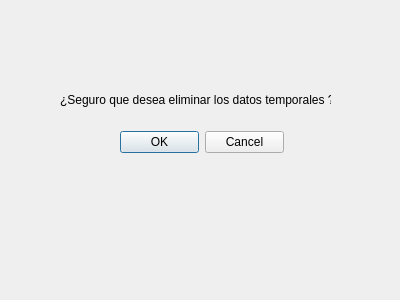
<?xml version="1.0" encoding="UTF-8"?>
<ui version="4.0">
 <class>ConfirmarAccion</class>
 <widget class="QDialog" name="ConfirmarAccion">
  <property name="geometry">
   <rect>
    <x>0</x>
    <y>0</y>
    <width>400</width>
    <height>300</height>
   </rect>
  </property>
  <property name="windowTitle">
   <string>Dialog</string>
  </property>
  <widget class="QDialogButtonBox" name="buttonBox">
   <property name="geometry">
    <rect>
     <x>120</x>
     <y>130</y>
     <width>164</width>
     <height>24</height>
    </rect>
   </property>
   <property name="standardButtons">
    <set>QDialogButtonBox::StandardButton::Cancel|QDialogButtonBox::StandardButton::Ok</set>
   </property>
  </widget>
  <widget class="QLabel" name="lblTexto">
   <property name="geometry">
    <rect>
     <x>60</x>
     <y>90</y>
     <width>271</width>
     <height>20</height>
    </rect>
   </property>
   <property name="text">
    <string>¿Seguro que desea eliminar los datos temporales ?</string>
   </property>
  </widget>
 </widget>
 <resources/>
 <connections/>
</ui>
